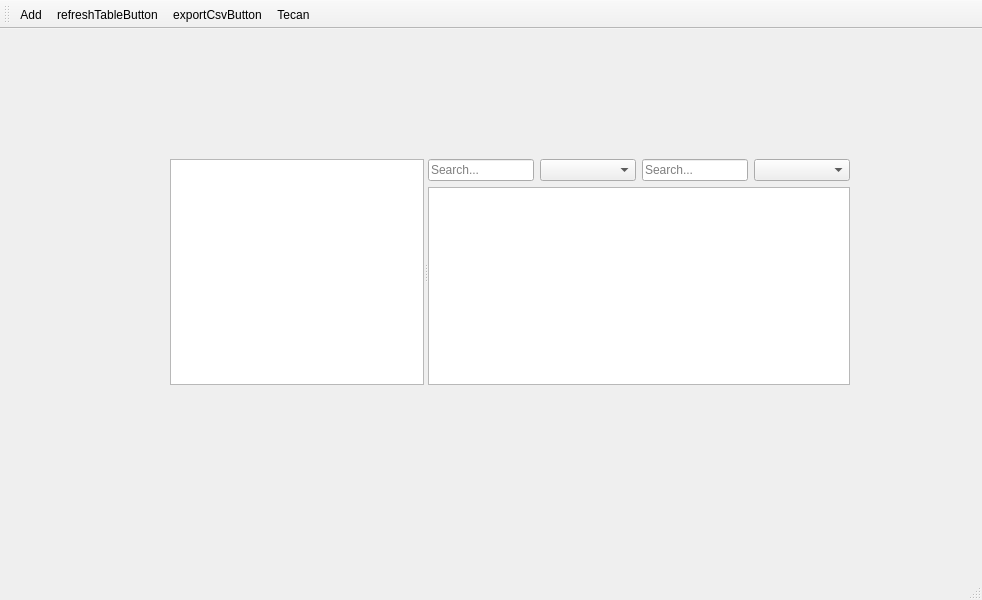
<?xml version="1.0" encoding="UTF-8"?>
<ui version="4.0">
 <class>MainWindow</class>
 <widget class="QMainWindow" name="MainWindow">
  <property name="geometry">
   <rect>
    <x>0</x>
    <y>0</y>
    <width>982</width>
    <height>600</height>
   </rect>
  </property>
  <property name="windowTitle">
   <string>MainWindow</string>
  </property>
  <widget class="QWidget" name="centralwidget">
   <widget class="QSplitter" name="splitter">
    <property name="geometry">
     <rect>
      <x>170</x>
      <y>130</y>
      <width>680</width>
      <height>226</height>
     </rect>
    </property>
    <property name="orientation">
     <enum>Qt::Orientation::Horizontal</enum>
    </property>
    <widget class="QTreeView" name="tableTreeView"/>
    <widget class="QWidget" name="layoutWidget">
     <layout class="QVBoxLayout" name="verticalLayout">
      <item>
       <layout class="QHBoxLayout" name="horizontalLayout">
        <item>
         <widget class="QLineEdit" name="searchLineEdit">
          <property name="placeholderText">
           <string>Search...</string>
          </property>
         </widget>
        </item>
        <item>
         <widget class="QComboBox" name="columnComboBox">
          <property name="currentText">
           <string/>
          </property>
          <property name="placeholderText">
           <string>All Columns</string>
          </property>
         </widget>
        </item>
        <item>
         <widget class="QLineEdit" name="searchLineEdit_2">
          <property name="placeholderText">
           <string>Search...</string>
          </property>
         </widget>
        </item>
        <item>
         <widget class="QComboBox" name="columnComboBox_2">
          <property name="currentText">
           <string/>
          </property>
          <property name="placeholderText">
           <string>All Columns</string>
          </property>
         </widget>
        </item>
       </layout>
      </item>
      <item>
       <widget class="QTableView" name="dataTableView"/>
      </item>
     </layout>
    </widget>
   </widget>
  </widget>
  <widget class="QStatusBar" name="statusbar"/>
  <widget class="QToolBar" name="toolBar">
   <property name="windowTitle">
    <string>toolBar</string>
   </property>
   <attribute name="toolBarArea">
    <enum>TopToolBarArea</enum>
   </attribute>
   <attribute name="toolBarBreak">
    <bool>false</bool>
   </attribute>
   <addaction name="actionAdd"/>
   <addaction name="refreshTableButton"/>
   <addaction name="actionexportCsvButton"/>
   <addaction name="actionTecan"/>
  </widget>
  <action name="actionAdd">
   <property name="icon">
    <iconset resource="../../resources.qrc">
     <normaloff>:/icons/resources/icons/ajouter.png</normaloff>:/icons/resources/icons/ajouter.png</iconset>
   </property>
   <property name="text">
    <string>Add</string>
   </property>
   <property name="toolTip">
    <string>Add data to table</string>
   </property>
   <property name="menuRole">
    <enum>QAction::MenuRole::NoRole</enum>
   </property>
  </action>
  <action name="refreshTableButton">
   <property name="icon">
    <iconset resource="../../resources.qrc">
     <normaloff>:/icons/resources/icons/rafraichir.png</normaloff>:/icons/resources/icons/rafraichir.png</iconset>
   </property>
   <property name="text">
    <string>refreshTableButton</string>
   </property>
   <property name="toolTip">
    <string>Refresh Table</string>
   </property>
   <property name="menuRole">
    <enum>QAction::MenuRole::NoRole</enum>
   </property>
  </action>
  <action name="actionexportCsvButton">
   <property name="icon">
    <iconset resource="../../resources.qrc">
     <normaloff>:/icons/resources/icons/telecharger.png</normaloff>:/icons/resources/icons/telecharger.png</iconset>
   </property>
   <property name="text">
    <string>exportCsvButton</string>
   </property>
   <property name="toolTip">
    <string>Export to CSV</string>
   </property>
   <property name="menuRole">
    <enum>QAction::MenuRole::NoRole</enum>
   </property>
  </action>
  <action name="actionTecan">
   <property name="icon">
    <iconset resource="../../resources.qrc">
     <normaloff>:/icons/resources/icons/tecan.png</normaloff>:/icons/resources/icons/tecan.png</iconset>
   </property>
   <property name="text">
    <string>Tecan</string>
   </property>
   <property name="toolTip">
    <string>Open tecan view</string>
   </property>
   <property name="menuRole">
    <enum>QAction::MenuRole::NoRole</enum>
   </property>
  </action>
 </widget>
 <resources>
  <include location="../../resources.qrc"/>
 </resources>
 <connections/>
</ui>
